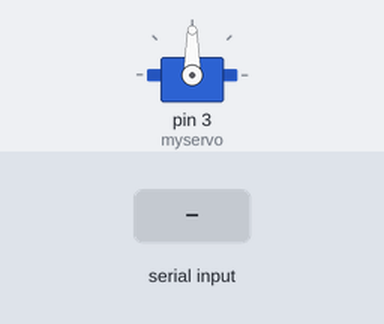
A sketch run on a simulated Arduino Uno, built with avr-gcc and run on an emulated ATmega328P. On the bench: servo. The test bench sets the inputs (shaded band).

Above: at 1.2 s.
1.3 s: "90,45\n" received over Serial
At 1.8 s:
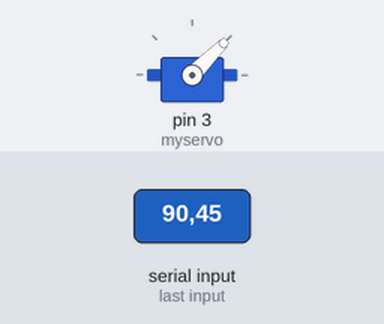
2.8 s: "30,150\n" received over Serial
At 4.0 s:
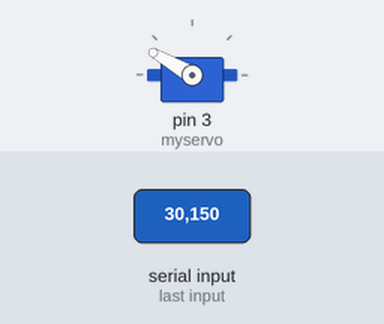
4.3 s: "5\n" received over Serial
At 5.2 s:
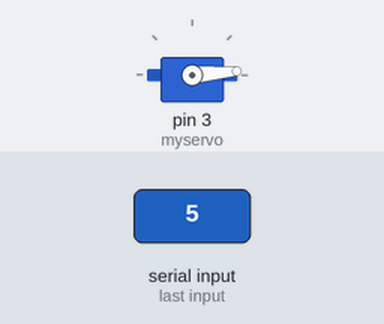
5.8 s: "200\n" received over Serial
At 6.4 s:
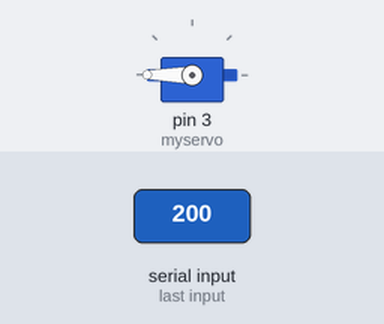
7.3 s: "90\n" received over Serial
At 8.7 s:
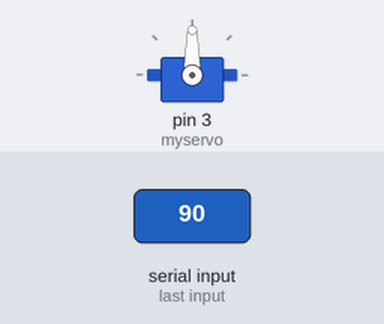
Timing chart, 0 to 9.8 s (numbered marks = the images above; inputs shaded):
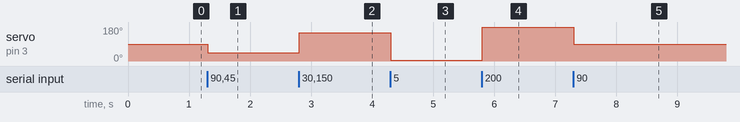

Measured:
- after the input at 1.3 s, servo on pin 3 (myservo): 90° → 45° at once
- after the input at 2.8 s, servo on pin 3 (myservo): 45° → 150° at once
- after the input at 4.3 s, servo on pin 3 (myservo): 150° → 5° at once
- after the input at 5.8 s, servo on pin 3 (myservo): 5° → 180° at once
- after the input at 7.3 s, servo on pin 3 (myservo): 180° → 90° at once

The sketch:

ClassDemo.ino
```cpp
#include <Servo.h>

Servo myservo;
int angle = 0;

void setup() {
  Serial.begin(9600);
  myservo.attach(3);
}

void loop() {
  if(Serial.available()>0){
    int reading = Serial.parseInt();
    if(reading){
    angle = reading;
  }
  myservo.write(angle);

}
}
```
